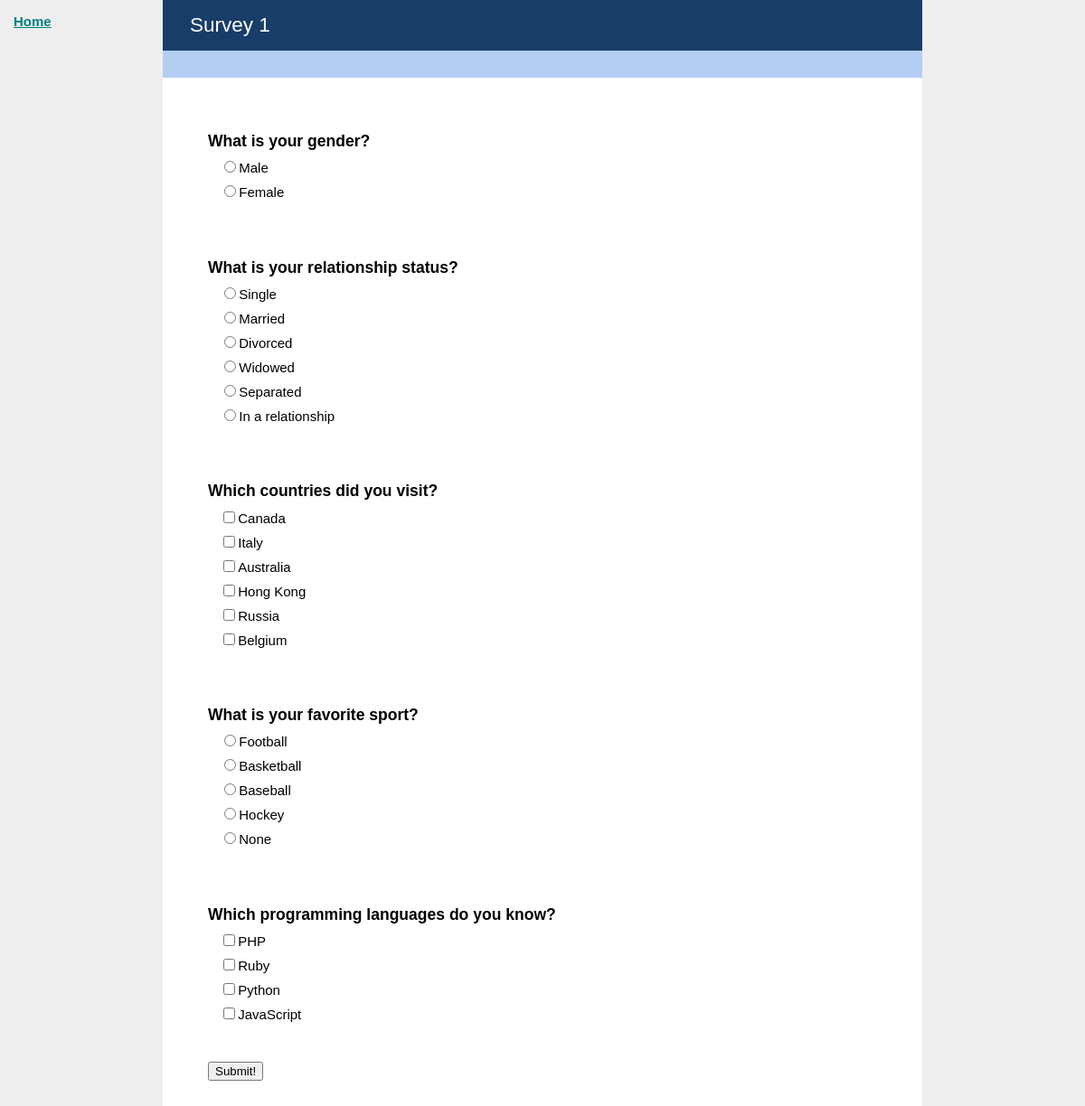
Page /survey/1/ on the earlier database version.
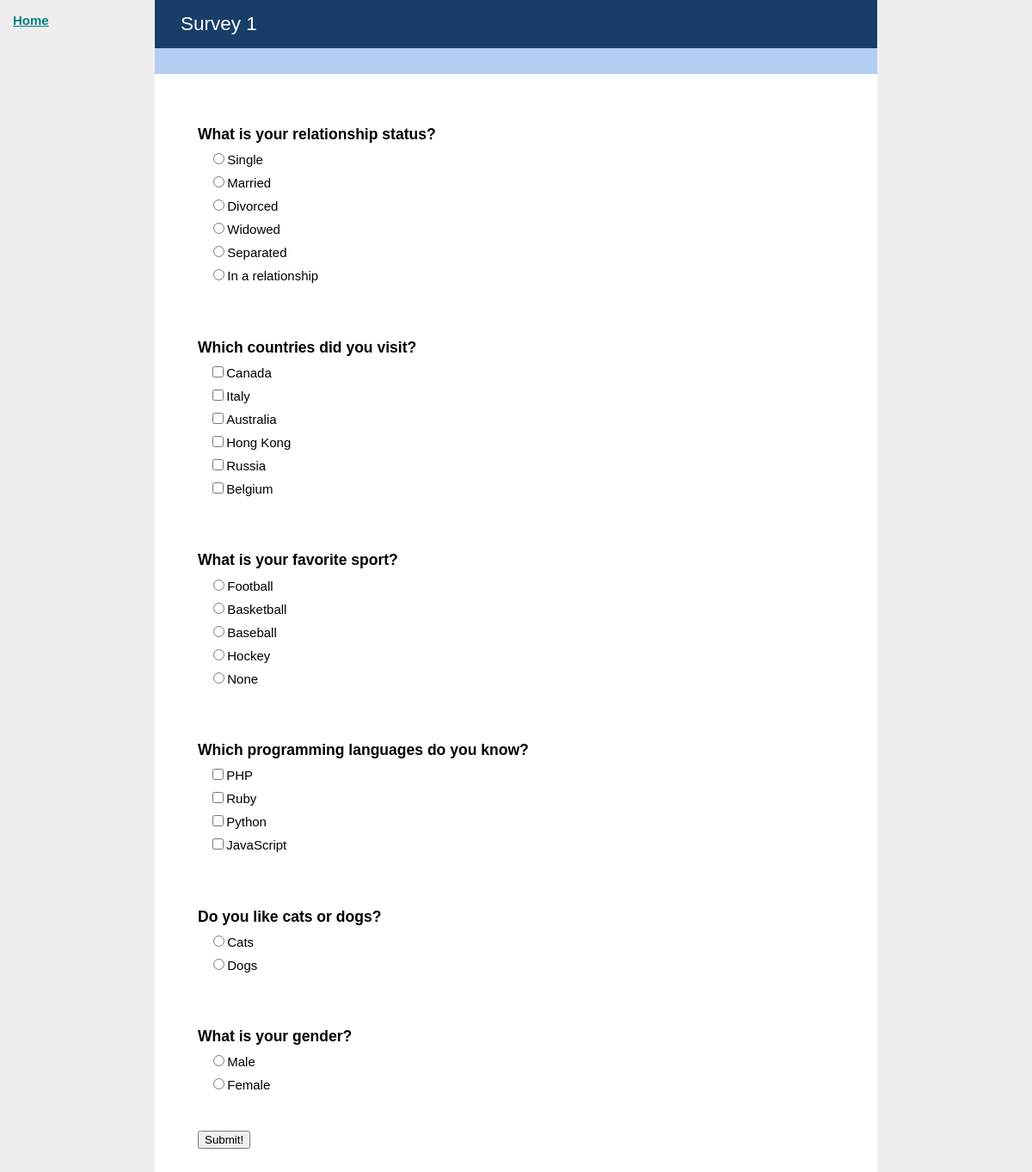
Same page on the later database version.
### core/models.py (models this page shows, shortened)
class Question(models.Model):
    question_id = models.AutoField(primary_key=True)
    survey_id = models.ForeignKey('Survey')
    question_type = models.CharField(max_length=20)
    question_order = models.IntegerField()
    question_text = models.CharField(max_length=200, default="Question text.")
    def getAnswers(self):
        return Answer.objects.all().filter(question_id = self.question_id)

class Answer(models.Model):
    answer_id = models.AutoField(primary_key=True)
    question_id = models.ForeignKey('Question')
    answer_text = models.CharField(max_length=200)

### core/views.py (the view)
# urls.py: url(r'^survey/(?P<surveyID>[0-9]+)/$', core.views.view_survey),
def view_survey(request, surveyID):
    survey_obj = Survey.objects.raw('SELECT * FROM core_survey WHERE survey_id =  %s', [surveyID])[0]
    survey_questions = Question.objects.all().filter(survey_id=surveyID).order_by('question_order')
    return render(request, 'survey.html', { 'survey_data': survey_obj, 'survey_questions': survey_questions })

### betterhelp_exercise/templates/survey.html (shortened to what this page needs)
{% extends "base.html" %}
{% block content %}
    <header>
        <h1>{{ survey_data.survey_name }}</h1>
    </header>
    <form method="POST" action="/submit_response/">
    {% for question in survey_questions %}
        <h3>{{ question.question_text }}</h3>
        {% if question.question_type == 'dropdown' %}
            <fieldset id="{{ question.question_id }}">
                <select>
                {% for answer in question.getAnswers %}
                    <option name="{{ question.question_id }}" value="{{ answer.answer_id }}">{{ answer.answer_text }}</option>
                {% endfor %}
                </select>
            </fieldset>
        {% else %}
            <fieldset id="{{ question.question_id }}">
                {% for answer in question.getAnswers %}
                    <label><input type="{% if question.question_type == 'multi_choice' %}radio{% elif question.question_type == 'select_all'%}checkbox{% else %}hidden{% endif %}" name="{{ question.question_id }}" value="{{ answer.answer_id }}">{{ answer.answer_text }}</label><br />
                {% endfor %}
            </fieldset>
        {% endif %}
    {% endfor %}
        <input type="submit" value="Submit!" style="margin-top: 30px;" />
    </form>
{% endblock %}

Differences in the rows shown:
added Question: question_text "Do you like cats or dogs?", question_type "☐ Cats", question_type "☐ Dogs"
added Answer: answer_text "Cats", shown under "Do you like cats or dogs?"
added Answer: answer_text "Dogs", shown under "Do you like cats or dogs?"
changed Question "What is your gender?": moves down the list
